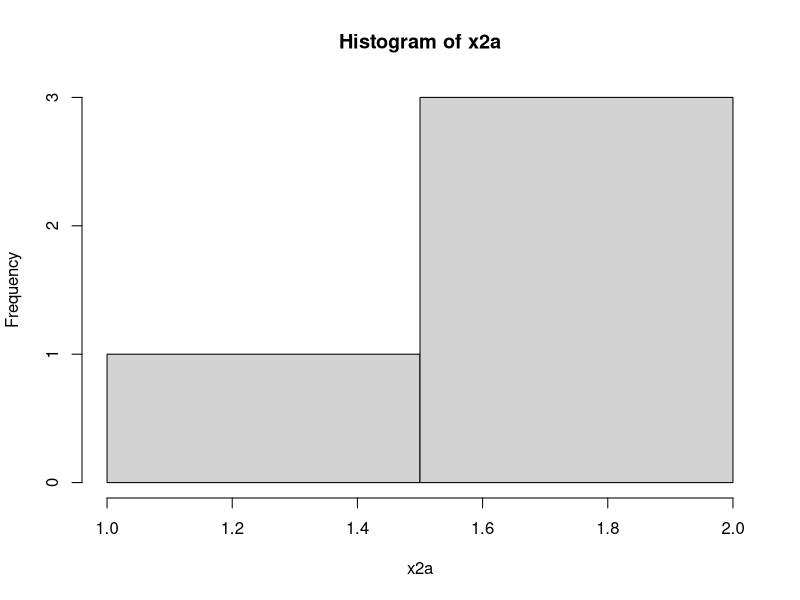
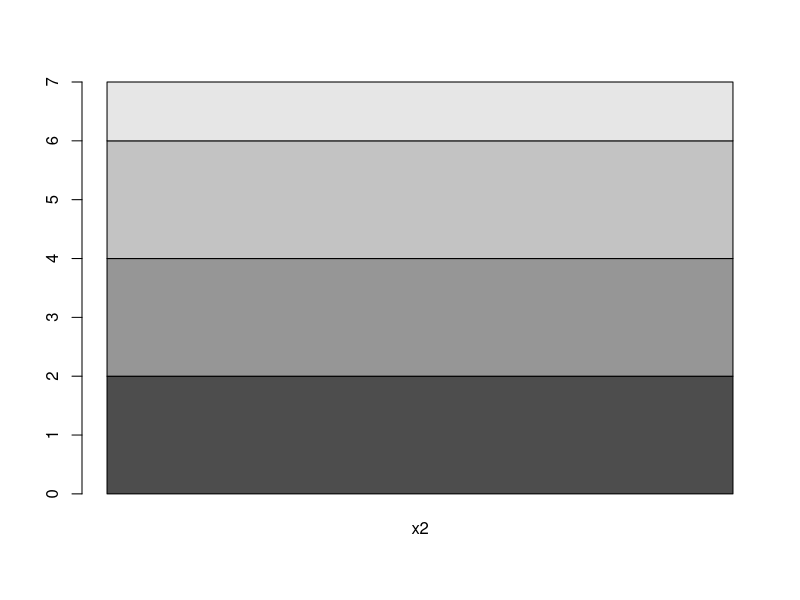
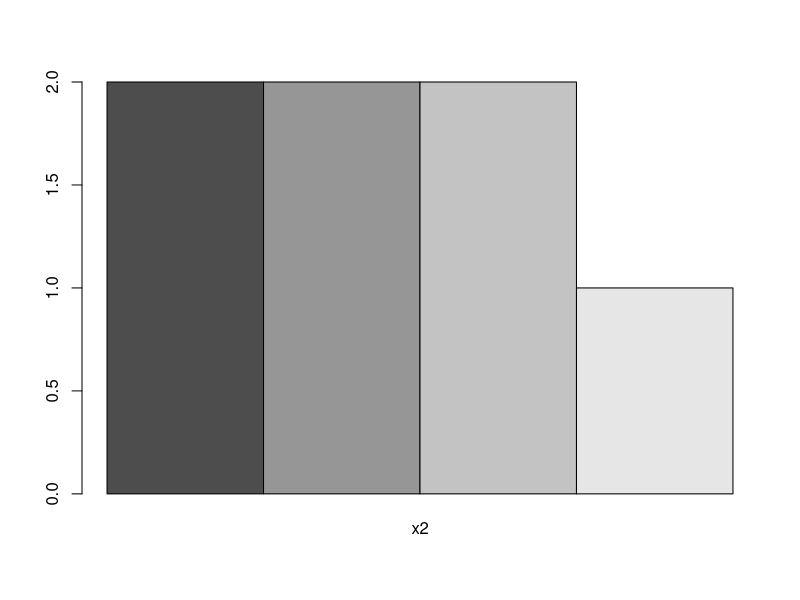
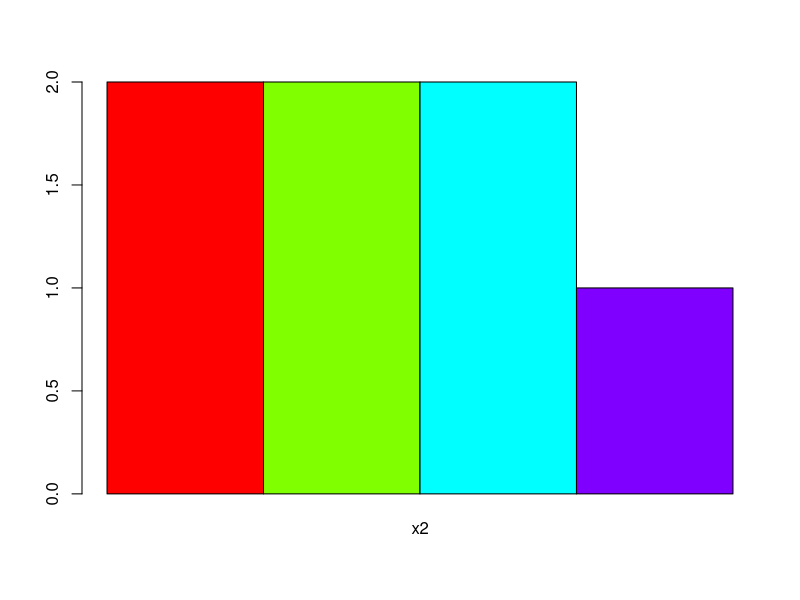
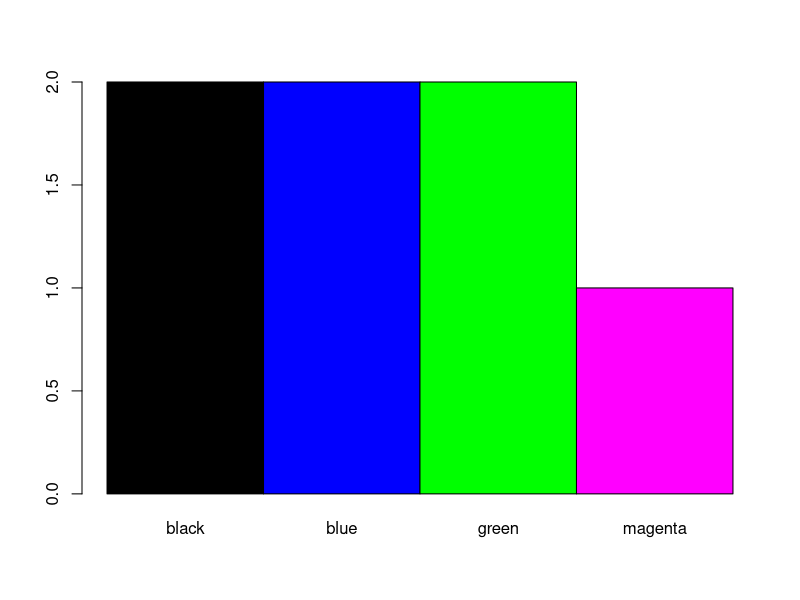
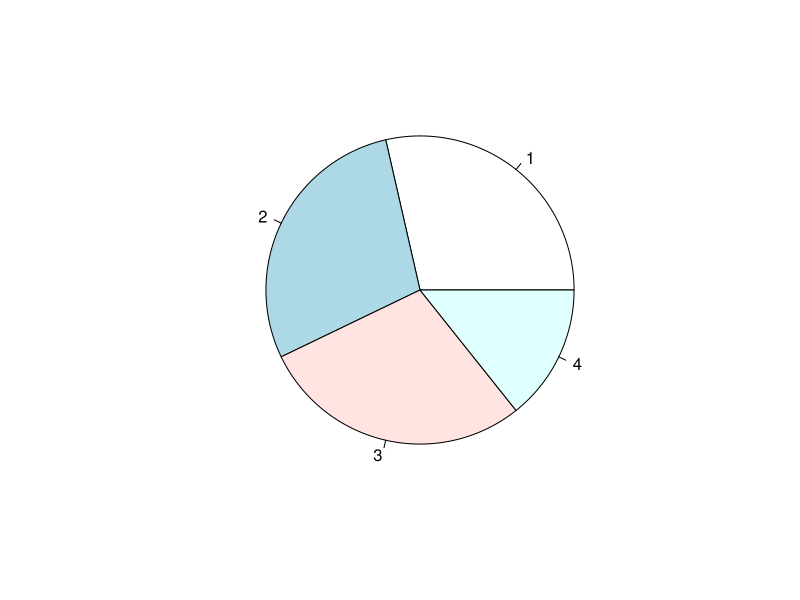
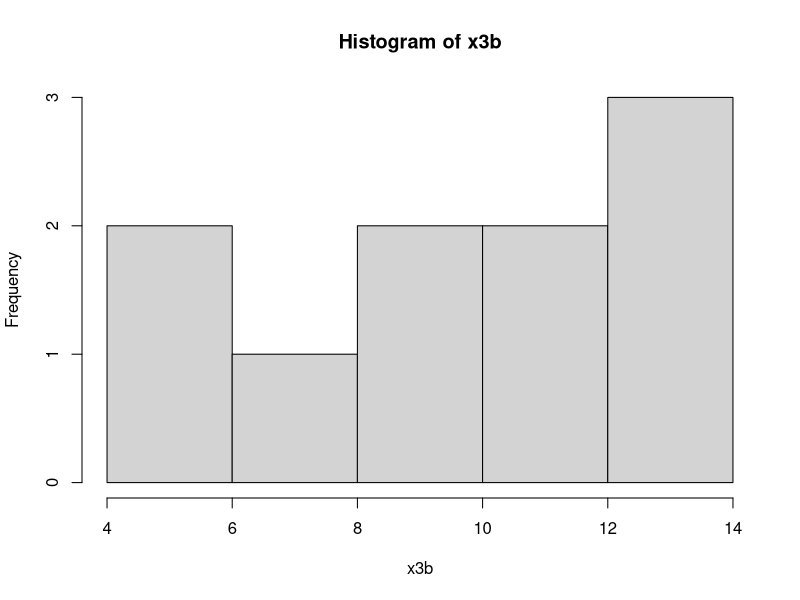
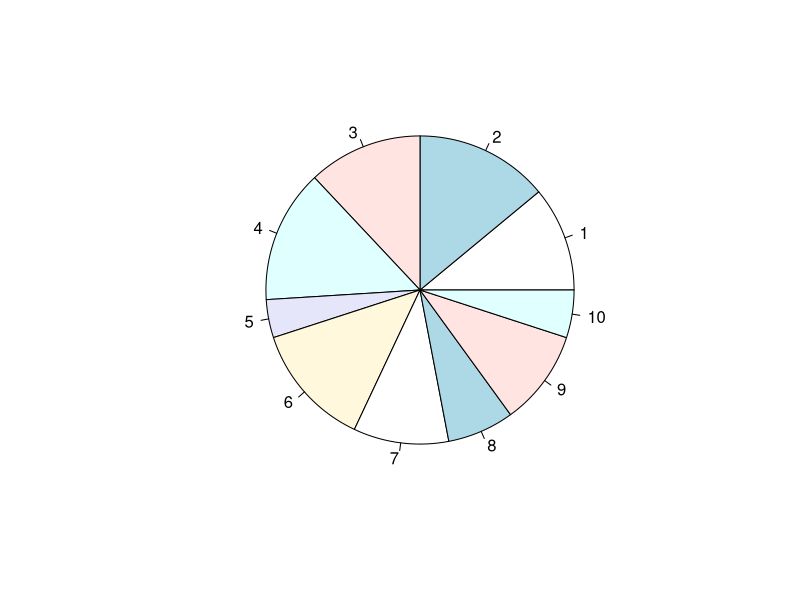

Generate these figures, in order, with R:
# Frequency Distribution

#Discrete Cat Data
(attend = c('A','P','P','A','P','A'))
table(attend)
cbind(table(attend))  # A & P on left side

#Discrete Numeric Data

color=c('blue','green','magenta','green','black','blue','black')
(x2 = table(color))
(x2a = cbind(x2))
hist(x2a)  # not relevant 
barplot(x2a)  # not good
barplot(x2a, beside=T)  # Better
unique(color) ; length(unique(color))
barplot(x2a, beside=T, col=rainbow(length(unique(color))))
barplot(x2a, beside=T, col=sort(unique(color)),names.arg = names(x2))
pie(x2a)

#Continuous Data 
set.seed(1234)
x3 = runif(100,0,150)  # 0 to 150 marks range, 100 values 
x3
x3 = ceiling(x3)  #round to higher value
x3
range(x3)
# Divide range into step of 15 ie 10 levels
breaks = seq(0,150,by=15)
breaks
length(breaks)
x3
#x3[1] = 60; x3[2] = 75
x3.cut = cut(x3, breaks)
x3.cut
table(x3.cut)
cbind(table(x3.cut))  #see it vertically

#give intervals a character values a, b..
(x3.cut = cut(x3, breaks, labels=letters[1:10]))
#(x3.cut = cut(x3, breaks, labels=letters[1:length(breaks)-1]))
x3.cut

(x3a = table(x3.cut))
(x3b = cbind(x3a))

#plot these freq Table: which is better
hist(x3b)
pie(x3b)
barplot(x3b, beside=T)
barplot(x3b, beside=T, names.arg =rownames(x3b))
plot(x3b)

hist(x3)
hist(x3, breaks=15, col=1:15)
h=hist(x3)
h
hist(x3, freq=F)
lines(density(x3))
x4=rnorm(1000,60,5)
hist(x4, freq=F)
lines(density(x4))
